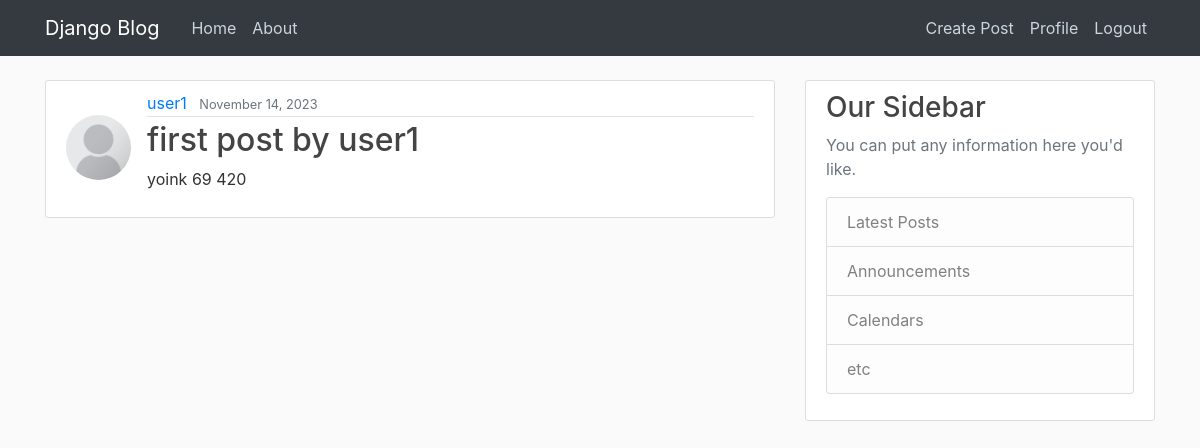
The app's page /post/32/ (signed in) with its own data.
### blog_app/models.py (models this page shows, shortened)
class Post(models.Model):
    title=models.CharField(max_length=100)
    content=models.TextField()
    date_posted=models.DateTimeField(default=timezone.now)
    author=models.ForeignKey(User, on_delete=models.CASCADE)

### users/models.py (models this page shows, shortened)
class Profile(models.Model):
    user=models.OneToOneField(User, on_delete=models.CASCADE)
    image=models.ImageField(default='default.jpg', upload_to='profile_pics')

### blog_app/views.py (the view)
# urls.py: path('post/<int:pk>/', PostDetailView.as_view(), name='post-detail'),
class PostDetailView(LoginRequiredMixin, DetailView):
    model= Post
    context_object_name= 'post'

### blog_app/templates/blog_app/post_detail.html (shortened to what this page needs)
{% extends "base.html" %}
{% block content %}
        <article class="media content-section">
            <img class='rounded-circle article-img mt-4' src="{{post.author.profile.image.url}}" alt="">
            <div class="media-body">
                <div class="article-metadata">
                    <a class="mr-2" href="{% url 'user-posts' post.author.username %}">{{ post.author }}</a>
                    <small class="text-muted">{{ post.date_posted | date:"F d, Y" }}</small>
                </div>
            <h2  class="article-title">{{ post.title }}</h2>
            <p class="article-content">{{ post.content }}</p>
            </div>
        </article>
{% endblock content %}

### static/blog/main.css (style rules this page uses)
body { background: #fafafa; color: #333333; margin-top: 5rem; }
h1, h2, h3, h4, h5, h6 { color: #444444; }
.content-section { background: #ffffff; padding: 10px 20px; border: 1px solid #dddddd; border-radius: 3px; margin-bottom: 20px; }
.article-title { color: #444444; }
.article-content { white-space: pre-line; }
.article-img { height: 65px; width: 65px; margin-right: 16px; }
.article-metadata { padding-bottom: 1px; margin-bottom: 4px; border-bottom: 1px solid #e3e3e3 }

### records on screen
Post: author.profile.image (placeholder picture), author "user1", date_posted "November 14, 2023", title "first post by user1", content "yoink 69 420"
